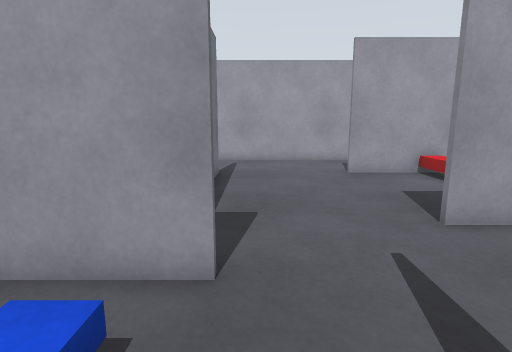
view 1 (above)

23 first-person views from a walk through a robot-simulator world made for Gazebo. The camera is 0.94 m above the floor, tilts 10° down and sees 80° across. The floor is counted in squares, 0.5 m on a side. Each view is taken from the middle of a square. On the plan, view 1 faces up. The plan holds only what a view shows up to about 16 squares ahead; the rest is blank. Robots are left out.

view 2
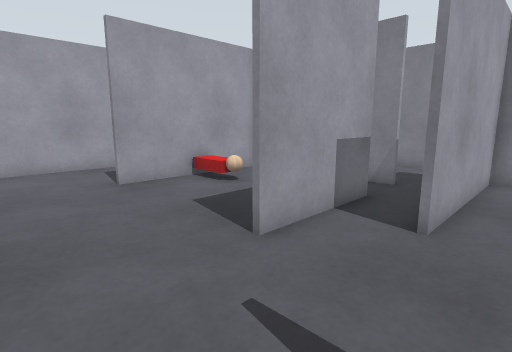

view 3
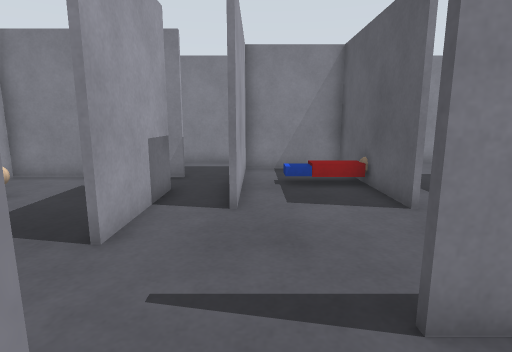

view 4
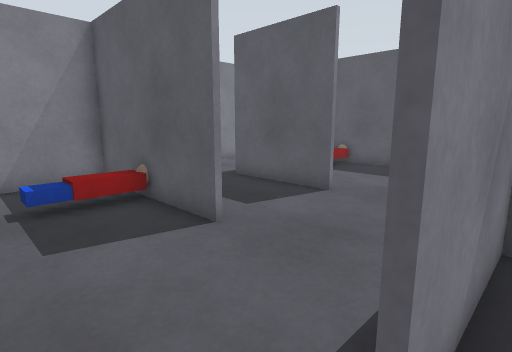

view 5
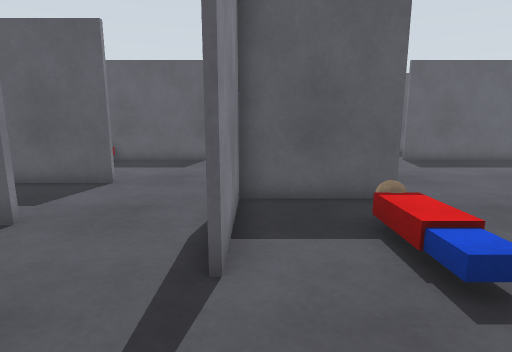

view 6
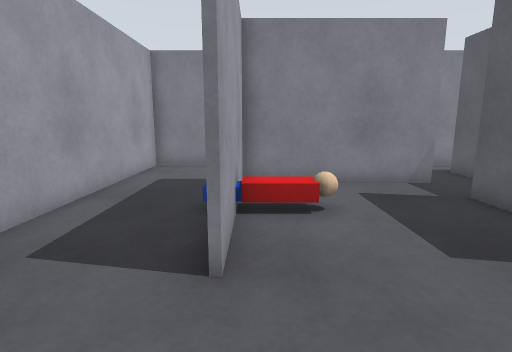

view 7
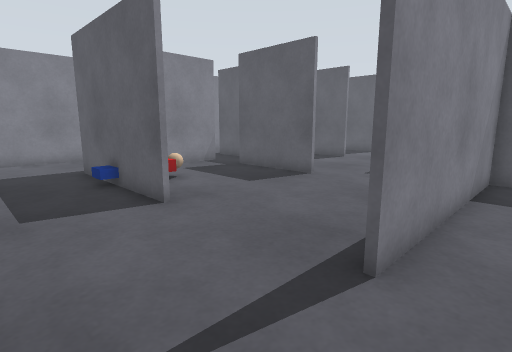

view 8
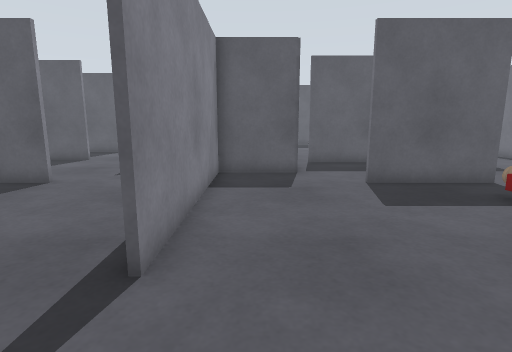

view 9
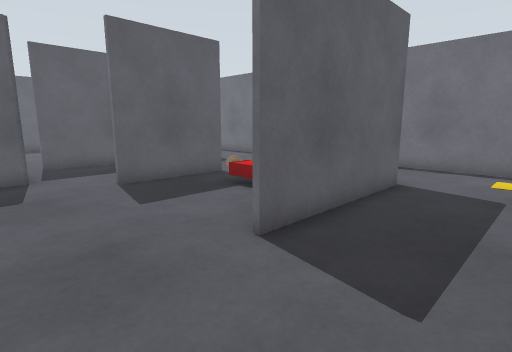

view 10
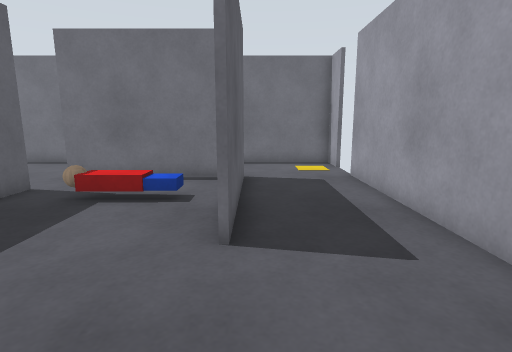

view 11
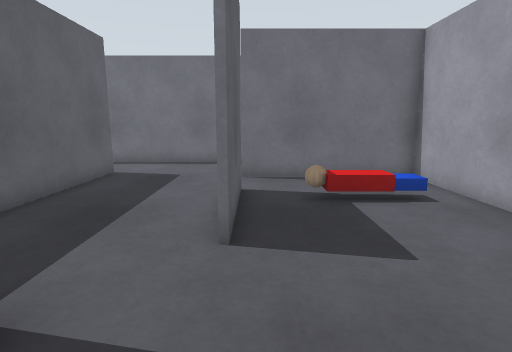

view 12
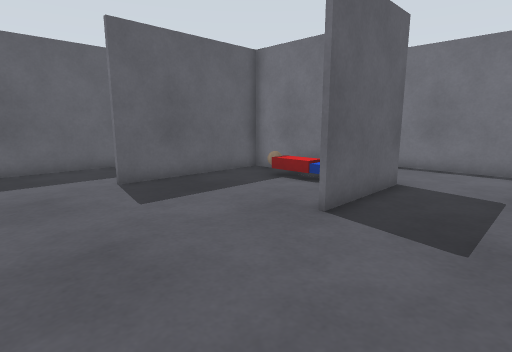

view 13
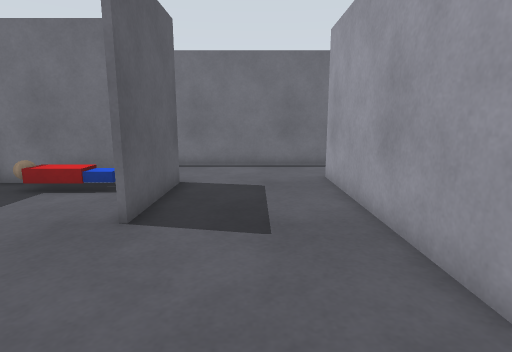

view 14
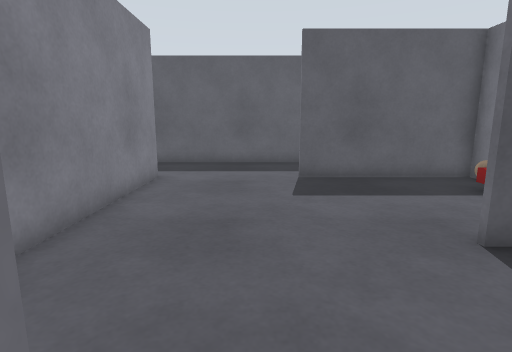

view 15
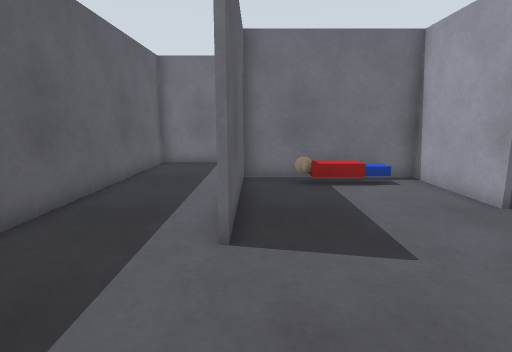

view 16
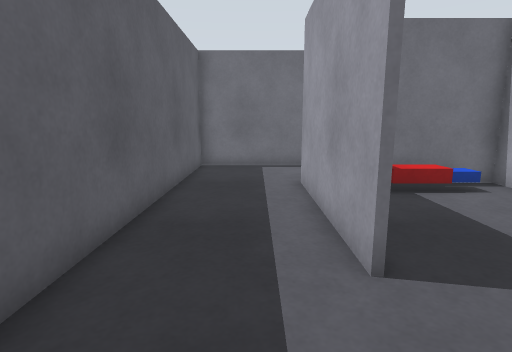

view 17
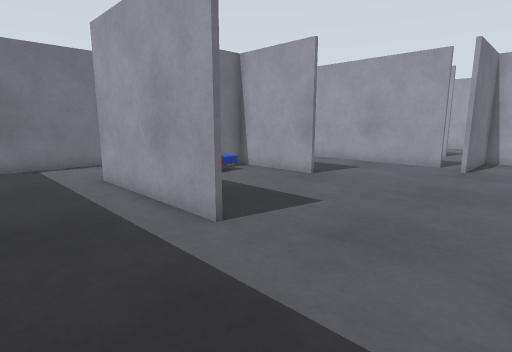

view 18
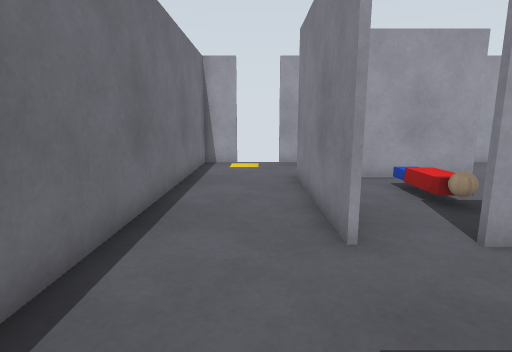

view 19
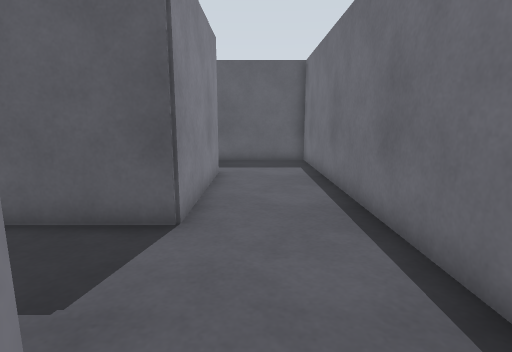

view 20
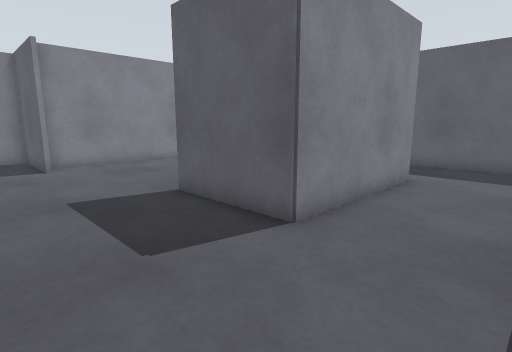

view 21
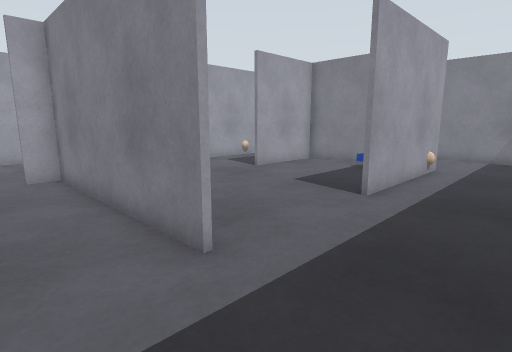

view 22
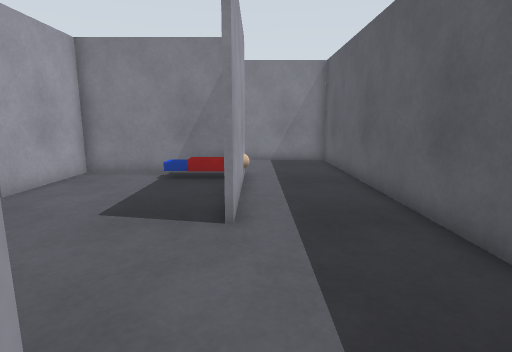

view 23
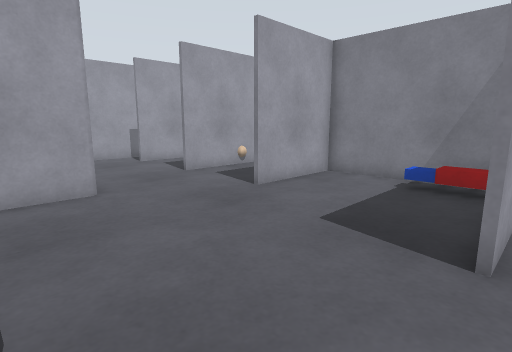

### Floor plan
Ten units are one square. View 1 is at (0, 0); x grows to the right and y downward. Boxes are objects, and circles mark ways between rooms. Rooms are numbered by the first view taken in them; rooms with no view inside come last. Other rooms are left out.
<svg viewBox="-169 -165 308 314">
<path fill="none" stroke="#000" d="M55 -114 35 -114M34 -116 55 -116M74 -116 95 -116M34 -56 75 -56M76 -54 34 -54M94 -54 94 -114 74 -114M-14 -115 -14 -101M102 -36 115 -36M-4 -34 -24 -34M134 -104 134 -154 -16 -154M14 4 14 -15M134 -22 134 -70M-44 -14 -44 5M-26 24 -6 24M-64 -114 -124 -114 -124 -55M-106 -56 -65 -56M-126 -54 -126 -116 -65 -116M-46 -36 -16 -36 -16 -116M-59 -154 -130 -154M-149 -154 -164 -154 -164 -15M-135 -6 -55 -6M-16 -154 -36 -154M-84 46 -124 46 -124 56M-126 55 -126 44 -85 44M-54 -4 -135 -4M-124 84 -124 104 -65 104M-16 96 -16 26 -25 26M-164 -15 -164 55M-64 106 -126 106 -126 84M-16 106 -16 96M-164 84 -164 144 -14 144M75 106 35 106M35 104 75 104M94 89 94 46 55 46M19 144 134 144 134 95M134 79 134 49M16 26 -4 26M-14 144 -2 144M75 6 55 6M54 4 75 4M94 4 114 4 114 -34 55 -34M54 44 95 44M-164 55 -164 84M-6 24 14 24 14 4M-24 -34 -44 -34 -44 -14"/>
<rect x="-25" y="-25" width="20" height="40" fill="#bbb"><title>other object</title></rect>
<rect x="55" y="-125" width="20" height="40" fill="#bbb"><title>other object</title></rect>
<rect x="-105" y="-105" width="20" height="40" fill="#bbb"><title>other object</title></rect>
<rect x="-125" y="55" width="20" height="40" fill="#bbb"><title>other object</title></rect>
<rect x="75" y="75" width="20" height="30" fill="#bbb"><title>other object</title></rect>
<rect x="75" y="-25" width="20" height="30" fill="#bbb"><title>other object</title></rect>
<circle cx="-10" cy="-135" r="3" fill="#2a7"/>
<circle cx="40" cy="-23" r="3" fill="#2a7"/>
<circle cx="-12" cy="-8" r="3" fill="#2a7"/>
<circle cx="-150" cy="-10" r="3" fill="#2a7"/>
<circle cx="-50" cy="-10" r="3" fill="#2a7"/>
<circle cx="-40" cy="100" r="3" fill="#2a7"/>
<circle cx="-145" cy="45" r="3" fill="#2a7"/>
<circle cx="-10" cy="125" r="3" fill="#2a7"/>
<circle cx="-145" cy="95" r="3" fill="#2a7"/>
<circle cx="100" cy="20" r="3" fill="#2a7"/>
<circle cx="35" cy="30" r="3" fill="#2a7"/>
<text x="50" y="-90">1</text>
<text x="-90" y="-90">2</text>
<text x="-80" y="40">3</text>
<text x="-90" y="120">4</text>
<text x="60" y="90">5</text>
<text x="70" y="10">6</text>
<text x="-150" y="70">7</text>
<text x="0" y="10">8</text>
<text x="-30" y="-30">9</text>
</svg>
Room 1 opens to room 2. Room 1 opens to room 6. Room 1 opens to room 8. Room 2 opens to room 3. Room 3 opens to room 4. Room 3 opens to room 7. Room 4 opens to room 5. Room 4 opens to room 7. Room 5 opens to room 6.

Where each view was taken, in squares from view 1:
view 1: 0 up, 0 right, facing up
view 2: 2 up, 0 right, facing up-right
view 3: 3 up, 1 left, facing right
view 4: 3 up, 1 right, facing down-right
view 5: 5 up, 1 right, facing down
view 6: 11 up, 0 right, facing right
view 7: 15 up, 3 left, facing down-right
view 8: 15 up, 3 left, facing down
view 9: 15 up, 3 left, facing down-left
view 10: 12 up, 2 left, facing left
view 11: 6 up, 2 left, facing left
view 12: 1 down, 3 left, facing down-left
view 13: 2 down, 3 left, facing left
view 14: 0 up, 5 left, facing down
view 15: 10 down, 2 left, facing left
view 16: 12 down, 3 left, facing left
view 17: 14 down, 2 left, facing up-left
view 18: 1 up, 14 left, facing up
view 19: 1 up, 14 left, facing down
view 20: 0 up, 16 left, facing down-right
view 21: 14 down, 4 left, facing up-right
view 22: 11 down, 2 left, facing right
view 23: 11 down, 1 left, facing up-right
